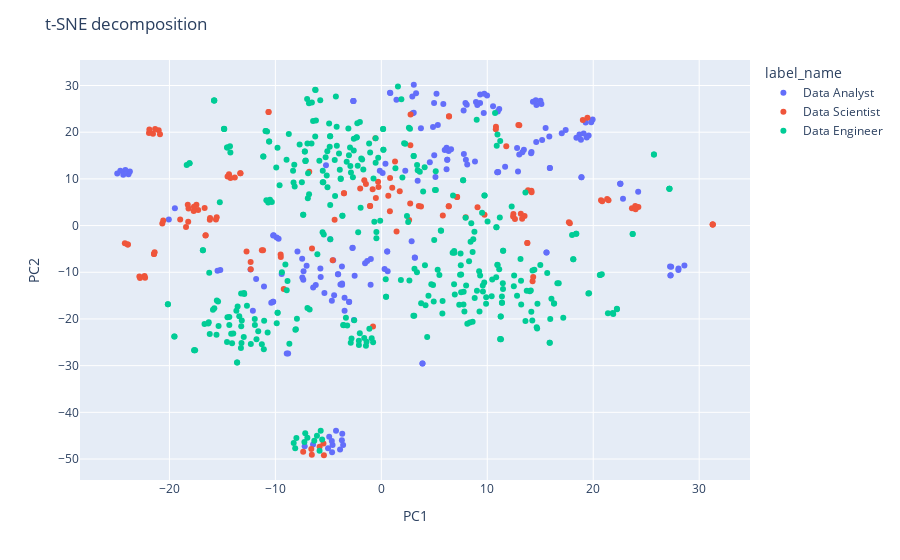

This figure's notebook cell:
### Markdown cell above
### 2D visualisation

### Code cell
mod = TSNE(n_components=2, verbose=0, perplexity=50, n_iter=5000, learning_rate=250)
title = "t-SNE decomposition" 
        
# Fit and transform the features
principal_components = mod.fit_transform(x_train_pca)
    
# Put them into a dataframe
df_features = pd.DataFrame(data=principal_components, columns=['PC1', 'PC2'])
    
# Now we have to paste each row's label and its meaning
# Convert labels array to df
df_labels = pd.DataFrame(data=y_train).rename(columns={'y_labels':'label'}).reset_index()
    
df_full = pd.concat([df_features, df_labels], axis=1)
df_full['label'] = df_full['label'].astype(str)

# Get labels name
category_names = {"0": 'Data Analyst',"1": 'Data Engineer',"2": 'Data Scientist'}

 # And map labels
df_full['label_name'] = df_full['label']
df_full = df_full.replace({'label_name':category_names})

# Plot
plt.figure(figsize=(10,10))
    
# 2D visualisation
fig = px.scatter(df_full, x="PC1", y="PC2", color='label_name')
fig.update_layout(title=title,
                  yaxis_zeroline=False, xaxis_zeroline=False)
fig.show()

### Figure 1 — Plotly figure (JSON) as saved in the notebook; plotly's stock layout.template omitted (floating-point values rounded to 4 significant figures; data arrays with more than 128 entries replaced by an {"elided": "..."} marker saying what was removed)
{"data": [{"hovertemplate": "label_name=Data Analyst<br>PC1=%{x}<br>PC2=%{y}<extra></extra>", "legendgroup": "Data Analyst", "marker": {"color": "#636efa", "symbol": "circle"}, "mode": "markers", "name": "Data Analyst", "showlegend": true, "type": "scatter", "x": {"elided": "177 float values"}, "xaxis": "x", "y": {"elided": "177 float values"}, "yaxis": "y"}, {"hovertemplate": "label_name=Data Scientist<br>PC1=%{x}<br>PC2=%{y}<extra></extra>", "legendgroup": "Data Scientist", "marker": {"color": "#EF553B", "symbol": "circle"}, "mode": "markers", "name": "Data Scientist", "showlegend": true, "type": "scatter", "x": {"elided": "129 float values"}, "xaxis": "x", "y": {"elided": "129 float values"}, "yaxis": "y"}, {"hovertemplate": "label_name=Data Engineer<br>PC1=%{x}<br>PC2=%{y}<extra></extra>", "legendgroup": "Data Engineer", "marker": {"color": "#00cc96", "symbol": "circle"}, "mode": "markers", "name": "Data Engineer", "showlegend": true, "type": "scatter", "x": {"elided": "372 float values"}, "xaxis": "x", "y": {"elided": "372 float values"}, "yaxis": "y"}], "layout": {"legend": {"title": {"text": "label_name"}, "tracegroupgap": 0}, "margin": {"t": 60}, "title": {"text": "t-SNE decomposition"}, "xaxis": {"anchor": "y", "domain": [0, 1], "title": {"text": "PC1"}, "zeroline": false}, "yaxis": {"anchor": "x", "domain": [0, 1], "title": {"text": "PC2"}, "zeroline": false}}}
